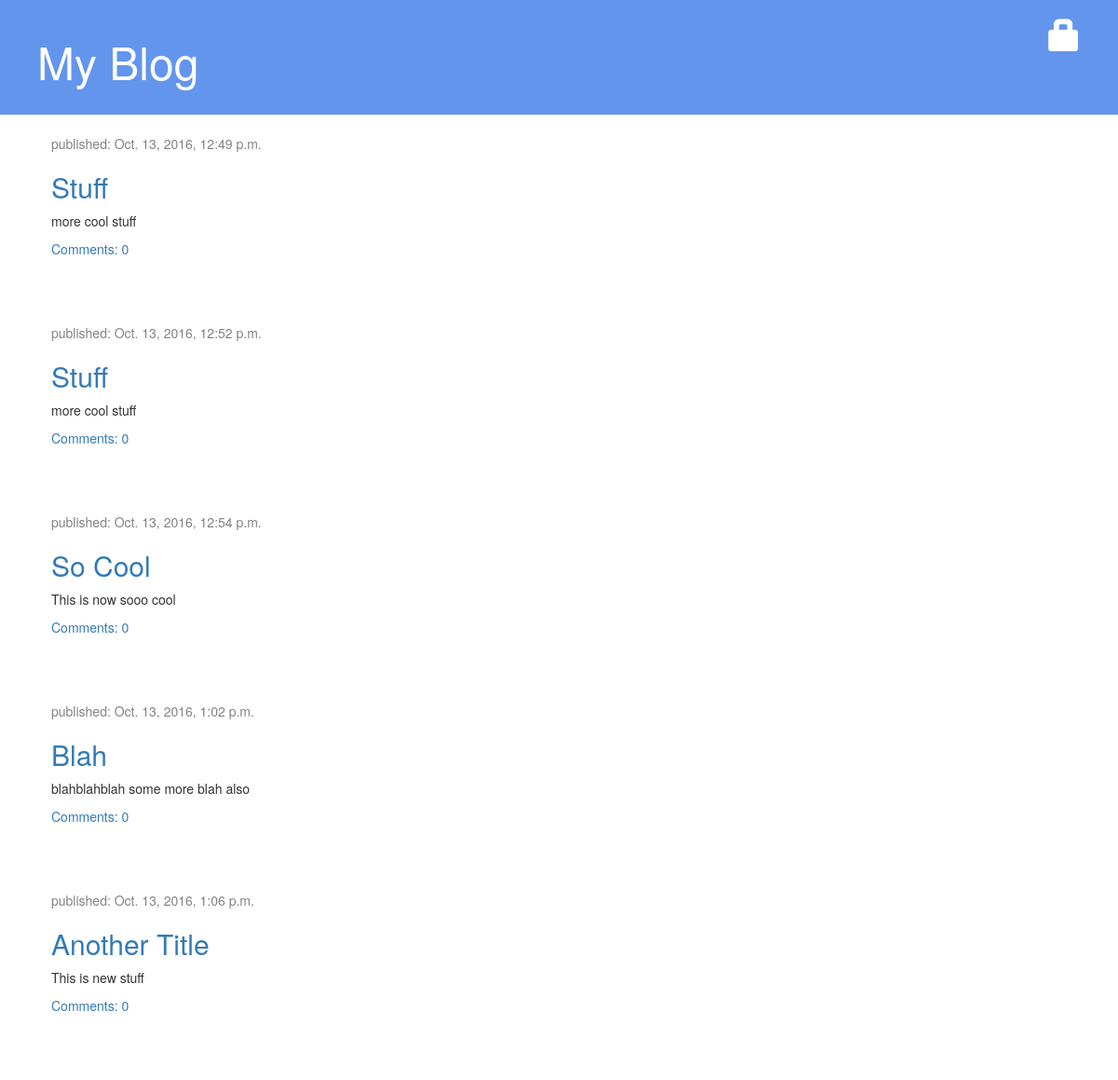
The app's page /, older data.
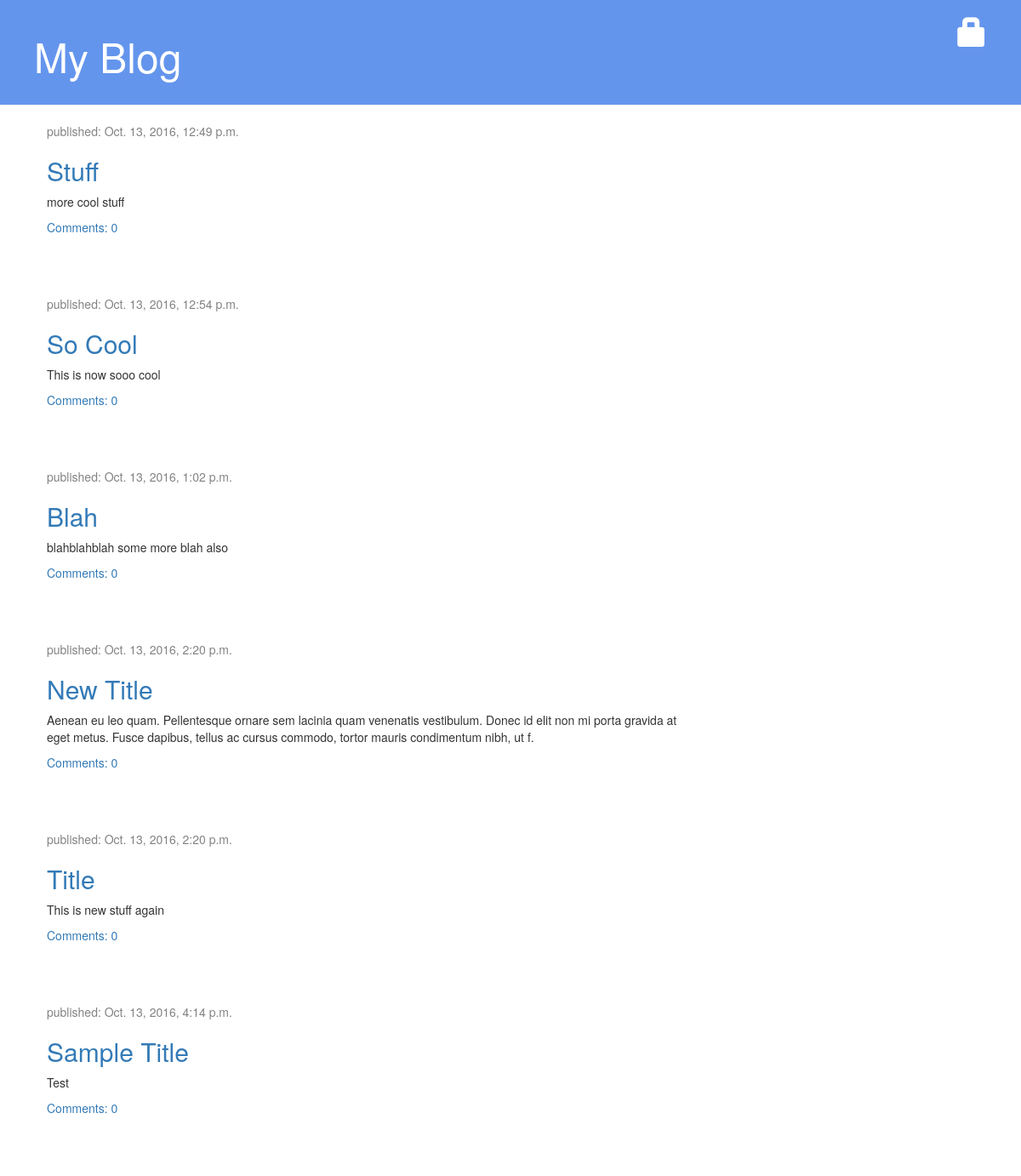
The same page, newer data.
### blog/models.py (models this page shows, shortened)
class Page(models.Model):
	author = models.ForeignKey('auth.User')
	title = models.CharField(max_length=200)
	text = models.TextField()
	slug = models.SlugField(unique=True)
	created_date = models.DateTimeField(
		default=timezone.now)
	published_date = models.DateTimeField(
		blank=True, null=True)

### blog/views.py (the view)
# urls.py: url(r'^$', views.page_list, name='page_list'),
def page_list(request):
    pages = Page.objects.filter(published_date__lte=timezone.now()).order_by('published_date')
    return render(request, 'blog/page_list.html', {'pages': pages})

### blog/templates/blog/page_list.html
{% extends 'blog/base.html' %}
{% block content %}
{% for page in pages %}
<div class="post">
    <div class="date">
        <p>published: {{ page.published_date }} </p>
    </div>
    <h2><a href="{% url 'page_detail' pk=page.pk %}">{{ page.title|title }} </a></h2>
    <p>{{ page.text|linebreaksbr }} </p>
	<a href="{% url 'page_detail' pk=page.pk %}">Comments: {{ page.comments.count }}</a></div>
{% endfor %}
{% endblock %}

Row changes from the older to the newer data that the page shows:
removed Page: published_date "Oct. 13, 2016, 12:52 p.m.", title "Stuff", text "more cool stuff", comments.count "0"
no longer on this page (row edited): Page: published_date "Oct. 13, 2016, 1:06 p.m.", title "Another Title", text "This is new stuff", comments.count "0"
now on this page (row edited): Page: published_date "Oct. 13, 2016, 2:20 p.m.", title "New Title", text "Aenean eu leo quam. Pellentesque ornare sem lacinia quam venenatis vestibulum. Donec id elit non mi porta gravida at eget metus. Fusce dapibus, tellus ac cursus commodo, tortor mauris condimentum nibh, ut f.", comments.count "0"
now on this page (row edited): Page: published_date "Oct. 13, 2016, 2:20 p.m.", title "Title", text "This is new stuff again", comments.count "0"
now on this page (row edited): Page: published_date "Oct. 13, 2016, 4:14 p.m.", title "Sample Title", text "Test", comments.count "0"
